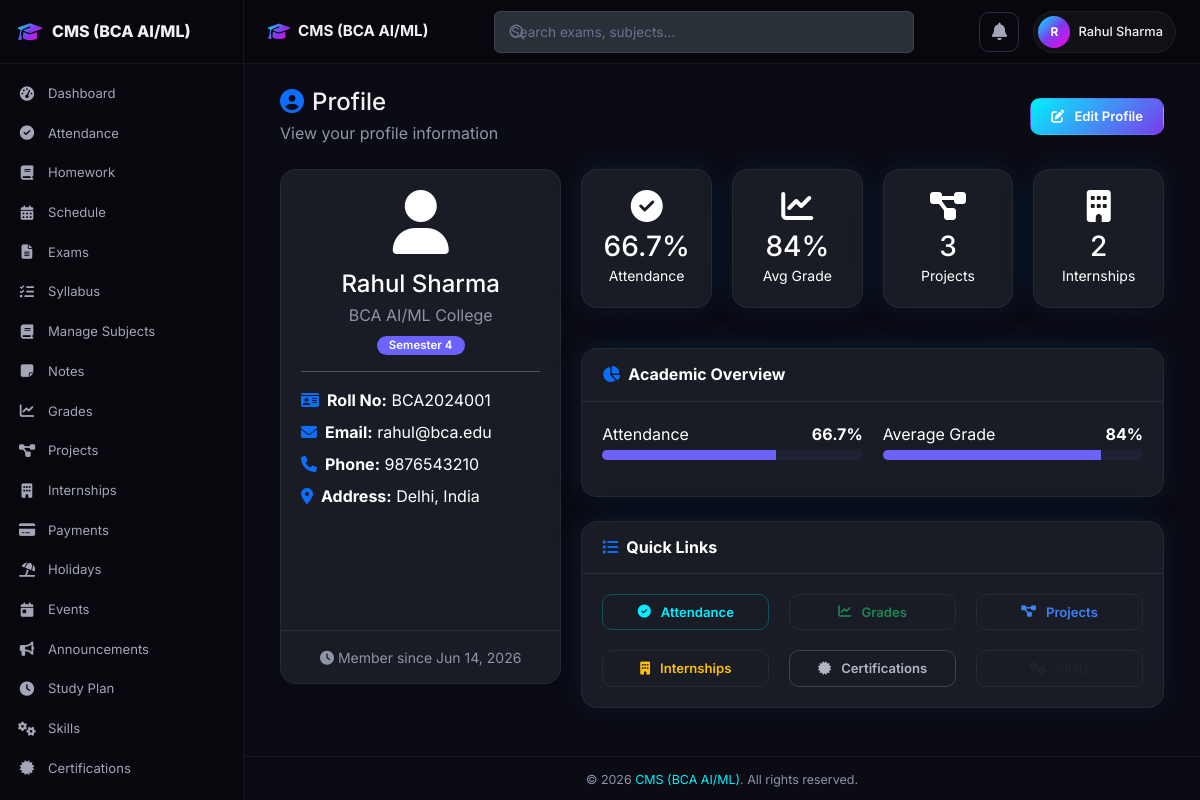
The app's page /profile.php (signed in) with its own data.
### tables this page shows
CREATE TABLE IF NOT EXISTS profiles (
    id INT AUTO_INCREMENT PRIMARY KEY,
    user_id INT NOT NULL UNIQUE,
    name VARCHAR(100) NOT NULL,
    college VARCHAR(200) DEFAULT '',
    semester INT DEFAULT 1,
    roll_no VARCHAR(50) DEFAULT '',
    email VARCHAR(100) DEFAULT '',
    phone VARCHAR(20) DEFAULT '',
    address TEXT,
    photo_path VARCHAR(255) DEFAULT '',
    updated_at TIMESTAMP DEFAULT CURRENT_TIMESTAMP ON UPDATE CURRENT_TIMESTAMP,
    FOREIGN KEY (user_id) REFERENCES users(id) ON DELETE CASCADE
);

CREATE TABLE IF NOT EXISTS users (
    id INT AUTO_INCREMENT PRIMARY KEY,
    username VARCHAR(50) NOT NULL UNIQUE,
    password VARCHAR(255) NOT NULL,
    role ENUM('admin', 'student') DEFAULT 'student',
    name VARCHAR(100) NOT NULL,
    college VARCHAR(200) DEFAULT '',
    semester INT DEFAULT 1,
    roll_no VARCHAR(50) DEFAULT '',
    email VARCHAR(100) DEFAULT '',
    phone VARCHAR(20) DEFAULT '',
    address TEXT,
    photo_path VARCHAR(255) DEFAULT '',
    language VARCHAR(10) DEFAULT 'en',
    dark_mode TINYINT(1) DEFAULT 0,
    notif_homework TINYINT(1) DEFAULT 1,
    notif_exam TINYINT(1) DEFAULT 1,
    notif_payment TINYINT(1) DEFAULT 1,
    created_at TIMESTAMP DEFAULT CURRENT_TIMESTAMP,
    updated_at TIMESTAMP DEFAULT CURRENT_TIMESTAMP ON UPDATE CURRENT_TIMESTAMP
);

### includes/functions.php (called while the page is built, shortened)
<?php
function formatDate($date) {
    return date('M d, Y', strtotime($date));
}

### profile.php (the view, shortened to what this page needs)
<?php
require_once 'config/db_connection.php';
require_once 'includes/functions.php';
$userId = $_SESSION['user_id'];
$userStmt = $pdo->prepare("SELECT * FROM users WHERE id = ?");
$userStmt->execute([$userId]);
$user = $userStmt->fetch(PDO::FETCH_ASSOC);
$profileStmt = $pdo->prepare("SELECT * FROM profiles WHERE user_id = ?");
$profileStmt->execute([$userId]);
$profile = $profileStmt->fetch(PDO::FETCH_ASSOC);
$attendanceStmt = $pdo->prepare("SELECT
    COUNT(*) as total,
    SUM(CASE WHEN status = 'Present' THEN 1 ELSE 0 END) as present
    FROM attendance WHERE user_id = ?");
$attendanceStmt->execute([$userId]);
$attendance = $attendanceStmt->fetch(PDO::FETCH_ASSOC);
$attendancePct = ($attendance['total'] > 0) ? round(($attendance['present'] / $attendance['total']) * 100, 1) : 0;
$gradesStmt = $pdo->prepare("SELECT AVG(marks_obtained / total_marks * 100) as avg_grade FROM grades WHERE user_id = ?");
$gradesStmt->execute([$userId]);
$gradesAvg = $gradesStmt->fetch(PDO::FETCH_ASSOC);
$avgGrade = round($gradesAvg['avg_grade'] ?? 0, 1);
$projectsStmt = $pdo->prepare("SELECT COUNT(*) as total FROM projects WHERE user_id = ?");
$projectsStmt->execute([$userId]);
$totalProjects = $projectsStmt->fetch()['total'] ?? 0;
$internshipsStmt = $pdo->prepare("SELECT COUNT(*) as total FROM internships WHERE user_id = ?");
$internshipsStmt->execute([$userId]);
$totalInternships = $internshipsStmt->fetch()['total'] ?? 0;
$displayName = $profile['name'] ?? $user['name'] ?? 'User';
$displayCollege = $profile['college'] ?? $user['college'] ?? '';
$displaySemester = $profile['semester'] ?? $user['semester'] ?? 1;
$displayRollNo = $profile['roll_no'] ?? $user['roll_no'] ?? '';
$displayEmail = $profile['email'] ?? $user['email'] ?? '';
$displayPhone = $profile['phone'] ?? $user['phone'] ?? '';
$displayAddress = $profile['address'] ?? $user['address'] ?? '';
$displayPhoto = $profile['photo_path'] ?? $user['photo_path'] ?? '';
include 'includes/header.php';
include 'includes/navbar.php';
?>
<?php include 'includes/sidebar.php'; ?>
    <div class="app-content">
        <div class="container-fluid">
            <div class="d-flex justify-content-between align-items-center mb-4">
                <div>
                    <h4 class="mb-1"><i class="fas fa-user-circle me-2 text-primary"></i>Profile</h4>
                    <p class="text-muted mb-0">View your profile information</p>
                </div>
                <a href="edit_profile.php" class="btn btn-primary">
                    <i class="fas fa-edit me-1"></i>Edit Profile
                </a>
            </div>
            <div class="row mb-4">
                <div class="col-lg-4 mb-4">
                    <div class="card profile-card h-100">
                        <div class="card-body text-center">
                            <?php if (!empty($displayPhoto)): ?>
                                <img src="<?= htmlspecialchars($displayPhoto) ?>" alt="Profile Photo" class="profile-photo mb-3">
                            <?php else: ?>
                                <div class="profile-photo-placeholder mb-3 mx-auto">
                                    <i class="fas fa-user fa-4x"></i>
                                </div>
                            <?php endif; ?>
                            <h4 class="mb-1"><?= htmlspecialchars($displayName) ?></h4>
                            <p class="text-muted mb-1"><?= htmlspecialchars($displayCollege) ?></p>
                            <span class="badge bg-primary">Semester <?= $displaySemester ?></span>
                            <hr>
                            <div class="text-start">
                                <?php if (!empty($displayRollNo)): ?>
                                    <p class="mb-2"><i class="fas fa-id-card me-2 text-primary"></i><strong>Roll No:</strong> <?= htmlspecialchars($displayRollNo) ?></p>
                                <?php endif; ?>
                                <?php if (!empty($displayEmail)): ?>
                                    <p class="mb-2"><i class="fas fa-envelope me-2 text-primary"></i><strong>Email:</strong> <?= htmlspecialchars($displayEmail) ?></p>
                                <?php endif; ?>
                                <?php if (!empty($displayPhone)): ?>
                                    <p class="mb-2"><i class="fas fa-phone me-2 text-primary"></i><strong>Phone:</strong> <?= htmlspecialchars($displayPhone) ?></p>
                                <?php endif; ?>
                                <?php if (!empty($displayAddress)): ?>
                                    <p class="mb-2"><i class="fas fa-map-marker-alt me-2 text-primary"></i><strong>Address:</strong> <?= htmlspecialchars($displayAddress) ?></p>
                                <?php endif; ?>
                            </div>
                        </div>
                        <div class="card-footer bg-transparent text-center">
                            <small class="text-muted">
                                <i class="fas fa-clock me-1"></i>Member since <?= formatDate($user['created_at']) ?>
                            </small>
                        </div>
                    </div>
                </div>
                <div class="col-lg-8">
                    <div class="row mb-4">
                        <div class="col-md-6 col-lg-3 mb-3">
                            <div class="card stat-card bg-primary text-white h-100">
                                <div class="card-body text-center">
                                    <i class="fas fa-check-circle fa-2x mb-2"></i>
                                    <h3 class="mb-0"><?= $attendancePct ?>%</h3>
                                    <small>Attendance</small>
                                </div>
                            </div>
                        </div>
                        <div class="col-md-6 col-lg-3 mb-3">
                            <div class="card stat-card bg-success text-white h-100">
                                <div class="card-body text-center">
                                    <i class="fas fa-chart-line fa-2x mb-2"></i>
                                    <h3 class="mb-0"><?= $avgGrade ?>%</h3>
                                    <small>Avg Grade</small>
                                </div>
                            </div>
                        </div>
                        <div class="col-md-6 col-lg-3 mb-3">
                            <div class="card stat-card bg-info text-white h-100">
                                <div class="card-body text-center">
                                    <i class="fas fa-project-diagram fa-2x mb-2"></i>
                                    <h3 class="mb-0"><?= $totalProjects ?></h3>
                                    <small>Projects</small>
                                </div>
                            </div>
                        </div>
                        <div class="col-md-6 col-lg-3 mb-3">
                            <div class="card stat-card bg-warning text-white h-100">
                                <div class="card-body text-center">
                                    <i class="fas fa-building fa-2x mb-2"></i>
                                    <h3 class="mb-0"><?= $totalInternships ?></h3>
                                    <small>Internships</small>
                                </div>
                            </div>
                        </div>
                    </div>
                    <div class="card mb-4">
                        <div class="card-header bg-transparent">
                            <h6 class="card-title mb-0"><i class="fas fa-chart-pie me-2 text-primary"></i>Academic Overview</h6>
                        </div>
                        <div class="card-body">
                            <div class="row">
                                <div class="col-md-6">
                                    <div class="mb-3">
                                        <div class="d-flex justify-content-between mb-1">
                                            <span>Attendance</span>
                                            <span class="fw-bold"><?= $attendancePct ?>%</span>
                                        </div>
                                        <div class="progress" style="height: 10px;">
                                            <div class="progress-bar bg-primary" style="width: <?= $attendancePct ?>%"></div>
                                        </div>
                                    </div>
                                </div>
                                <div class="col-md-6">
                                    <div class="mb-3">
                                        <div class="d-flex justify-content-between mb-1">
                                            <span>Average Grade</span>
                                            <span class="fw-bold"><?= $avgGrade ?>%</span>
                                        </div>
                                        <div class="progress" style="height: 10px;">
                                            <div class="progress-bar bg-success" style="width: <?= $avgGrade ?>%"></div>
                                        </div>
                                    </div>
                                </div>
                            </div>
                        </div>
                    </div>
                    <div class="card">
                        <div class="card-header bg-transparent">
                            <h6 class="card-title mb-0"><i class="fas fa-list me-2 text-primary"></i>Quick Links</h6>
                        </div>
                        <div class="card-body">
                            <div class="row g-2">
                                <div class="col-md-4">
                                    <a href="attendance.php" class="btn btn-outline-primary w-100">
                                        <i class="fas fa-check-circle me-1"></i>Attendance
                                    </a>
                                </div>
                                <div class="col-md-4">
                                    <a href="grades.php" class="btn btn-outline-success w-100">
                                        <i class="fas fa-chart-line me-1"></i>Grades
                                    </a>
                                </div>
                                <div class="col-md-4">
                                    <a href="projects.php" class="btn btn-outline-info w-100">
                                        <i class="fas fa-project-diagram me-1"></i>Projects
                                    </a>
                                </div>
                                <div class="col-md-4">
                                    <a href="internship.php" class="btn btn-outline-warning w-100">
                                        <i class="fas fa-building me-1"></i>Internships
                                    </a>
                                </div>
                                <div class="col-md-4">
                                    <a href="certifications.php" class="btn btn-outline-secondary w-100">
                                        <i class="fas fa-certificate me-1"></i>Certifications
                                    </a>
                                </div>
                                <div class="col-md-4">
                                    <a href="skills.php" class="btn btn-outline-dark w-100">
                                        <i class="fas fa-cogs me-1"></i>Skills
                                    </a>
                                </div>
                            </div>
                        </div>
                    </div>
                </div>
            </div>
        </div>
    </div>
<?php include 'includes/footer.php'; ?>

### css/dark-fix.css (style rules this page uses)
.card, .card-panel, .detail-card, .info-card, .modal-content, .list-group-item, .card-header, .card-footer { background-color: #191c24 !important; color: #ffffff; }
.card .card-header, .card .card-footer { background-color: #191c24 !important; border-color: #2c2e3e; }
.card .card-body { background-color: transparent; color: #ffffff; }
.card .card-title, .card-title { color: #ffffff !important; }
.text-muted { color: #8f94a8 !important; }
.badge { color: #ffffff !important; font-weight: 600; }
.badge.bg-primary { background-color: #6c63ff !important; }
.btn-outline-secondary { border-color: #3d4352 !important; color: #b5b5c8 !important; }
.progress { background-color: #1f2233 !important; }
.progress-bar { background-color: #6c63ff !important; }

### css/profile.css (style rules this page uses)
.profile-card { background: white; border-radius: 16px; overflow: hidden; box-shadow: 0 4px 12px rgba(0,0,0,0.1); }

### records on screen
profiles: name "Rahul Sharma", college "BCA AI/ML College", semester "4", roll_no "BCA2024001", email "rahul@bca.edu", phone "9876543210", address "Delhi, India"
users: created_at "Jun 14, 2026"

### other values on screen
SITE_NAME "CMS (BCA AI/ML)"
substr($_SESSION['user_name'] ?? 'U', 0, 1) "R"
$_SESSION['user_name'] "Rahul Sharma"
$attendancePct "66.7"
$avgGrade "84"
$totalProjects "3"
$totalInternships "2"
